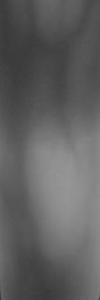
#> input picture data/input/01.jpg, 100 x 300 px; its folder holds 4 pictures in this run
$ python opencv.py
#> lines starting #> are read from the running program, lines starting #| are printed output that depends on the picture; after the words box and inside, x2 and y2 are one past the last pixel; in counts of white or black regions, pixels touching at a corner belong together
import cv2
import os
import numpy as np
from skimage import morphology

def loadImages(path_r = "input/"):
    return [os.path.join(path_r, f) for f in os.listdir(path_r) if f.endswith(".jpg")]

filenames = loadImages()
images = []
for file in filenames:
    images.append(cv2.imread(file, cv2.IMREAD_UNCHANGED))


print(images)
#> (printed output is left out)

num = 0
for image in images:
    img = image

    #Grayscale normalization
    norm_img = np.zeros((800,800))
    final_img = cv2.normalize(img,  norm_img, 0, 255, cv2.NORM_MINMAX)
    # blur image to reduce noise
    img_blur = cv2.medianBlur(final_img, 5)

    # equalize the histogram to improve contrast
    img_eq = cv2.equalizeHist(img_blur)
    # create Contrast Limited Adaptive Histogram Equalization
    clahe = cv2.createCLAHE(clipLimit=3.0, tileGridSize=(8, 8))
    cl1 = clahe.apply(img_blur)

    # set global threshold value to eliminate grey values (binary)
    th0 = cv2.adaptiveThreshold(cl1, 255, cv2.ADAPTIVE_THRESH_GAUSSIAN_C, cv2.THRESH_BINARY, 11, 2)
    ret,tsh2 = cv2.threshold(th0,127,255,cv2.THRESH_BINARY_INV)

    #denoising
    openkernel = cv2.getStructuringElement(cv2.MORPH_RECT, (3, 3))
    opening = cv2.morphologyEx(tsh2, cv2.MORPH_OPEN, openkernel)
    closedkernel = cv2.getStructuringElement(cv2.MORPH_RECT, (3, 3))
    closed = cv2.morphologyEx(opening, cv2.MORPH_CLOSE, closedkernel)
    result = cv2.medianBlur(closed, 5)

    #thining
    pix = result
    pix = pix / 255
    pix = morphology.skeletonize(pix)
    pix = pix.astype(int) * 255
    #cv2_imshow(result)

    #clean small objects
    pix = pix / 255
    pix = pix.astype(bool)
    pix = morphology.remove_small_objects(pix, min_size=20, connectivity=2)
    pix = pix.astype(int) * 255

    #output image in output folder
    path = "output/"
    cv2.imwrite(os.path.join(path, str(num)+".jpg"), pix)
    num += 1
#> this loop made 2 passes
#> (closedkernel, path, num) on passes 1 to 2: ([[1, 1, 1], [1, 1, 1], [1, 1, 1]], 'output/', 1), ([[1, 1, 1], [1, 1, 1], [1, 1, 1]], 'output/', 2)
#> pass 1, `img_eq = cv2.equalizeHist(img_blur)`:
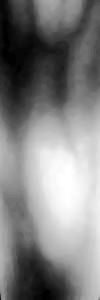
#> img_eq: shape (300, 100); min 0, max 255, mean 128.7
#> pass 1, `cl1 = clahe.apply(img_blur)`:
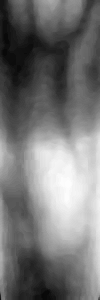
#> cl1: shape (300, 100); min 8, max 253, mean 117.9
#> after the loop:
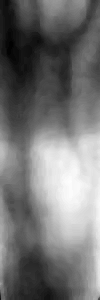
#> cl1: shape (300, 100); min 2, max 253, mean 115.9
#> after the loop:
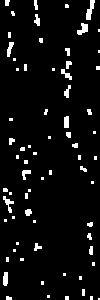
#> closed: shape (300, 100); 5.4% white; 70 white regions (43 under 20 px), largest, box (x1, y1, x2, y2) and area: (86, 0, 95, 20) 95, (77, 23, 88, 35) 80, (3, 196, 14, 213) 72
#> after the loop:
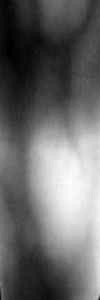
#> final_img: shape (300, 100); min 0, max 255, mean 104.9
#> after the loop:
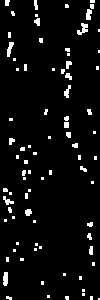
#> opening: shape (300, 100); 5.2% white; 82 white regions (57 under 20 px), largest, box (x1, y1, x2, y2) and area: (77, 23, 88, 35) 72, (3, 272, 8, 286) 62, (7, 42, 14, 57) 60
#> after the loop: pix: shape (300, 100) int64; every value is 0
#> after the loop:
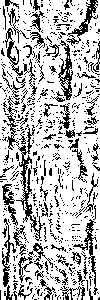
#> th0: shape (300, 100); 74% white; black in thin lines or dots
#> after the loop: tsh2: shape (300, 100); 26% white in thin lines or dots
#> after the loop, num = 2
